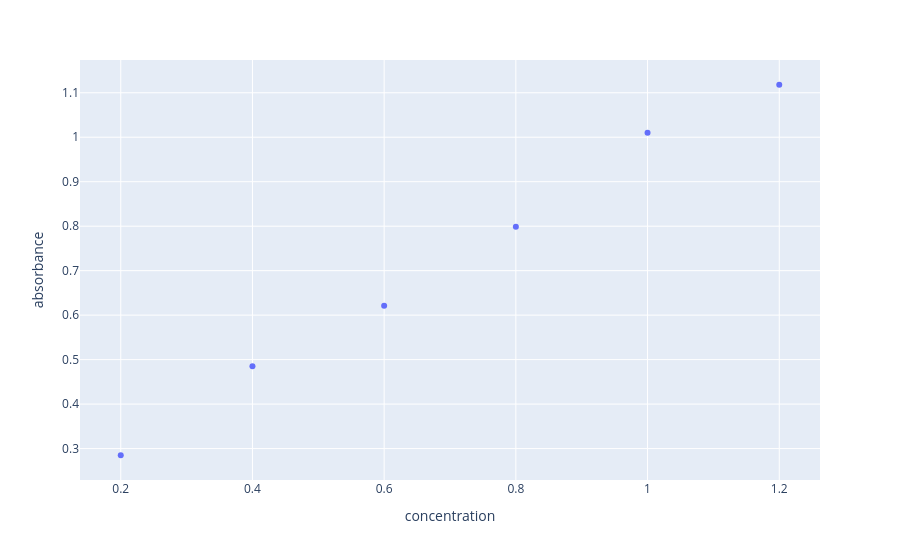

Write notebook code for a chart like this one.
### Markdown cell above
### Visualizing Data

After reading in our data, we might wish to inspect it visually. 
We can do this using plotly express (imported as `px`).

### Code cell
# Create a figure using px.scatter.
fig = px.scatter(df, x='concentration', y="absorbance")

# Show the figure.
fig.show()

### Figure 1 — Plotly figure (JSON) as saved in the notebook; plotly's stock layout.template omitted (floating-point values rounded to 4 significant figures)
{"data": [{"hovertemplate": "concentration=%{x}<br>absorbance=%{y}<extra></extra>", "legendgroup": "", "marker": {"color": "#636efa", "symbol": "circle"}, "mode": "markers", "name": "", "orientation": "v", "showlegend": false, "type": "scatter", "x": [0.2, 0.4, 0.6, 0.8, 1.0, 1.2], "xaxis": "x", "y": [0.285, 0.485, 0.621, 0.799, 1.01, 1.118], "yaxis": "y"}], "layout": {"legend": {"tracegroupgap": 0}, "margin": {"t": 60}, "xaxis": {"anchor": "y", "domain": [0.0, 1.0], "title": {"text": "concentration"}}, "yaxis": {"anchor": "x", "domain": [0.0, 1.0], "title": {"text": "absorbance"}}}}
